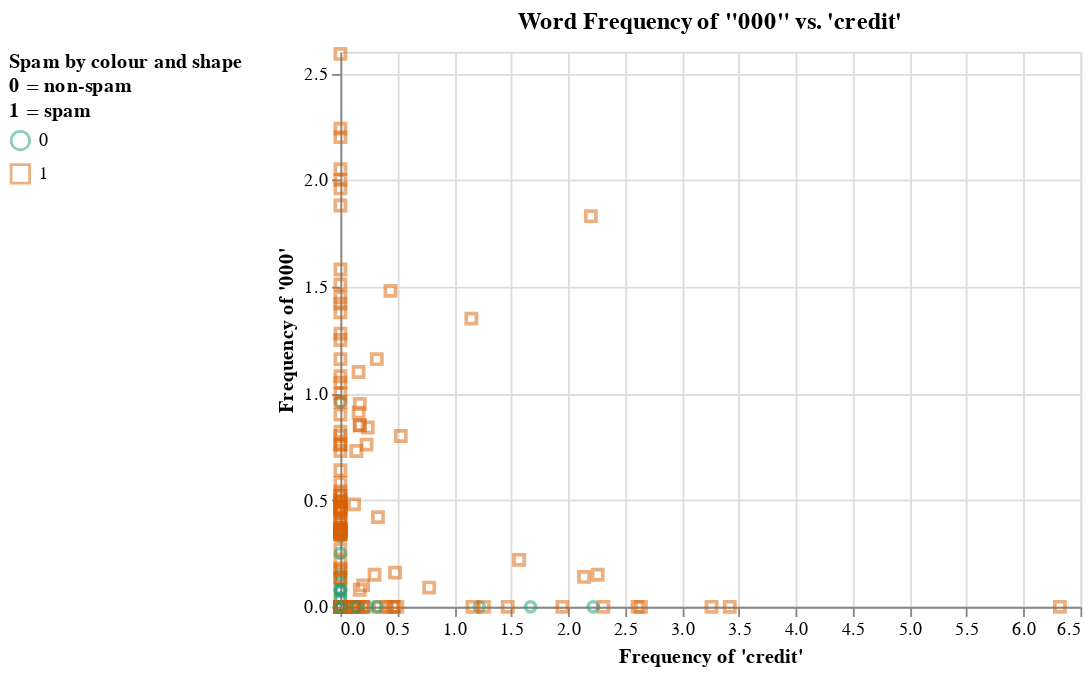

Here is the notebook cell this chart was saved with:
### Code cell
zeros_and_credit_scatter_plot = (
    alt.Chart(
        spam_train_predictors.sample(int(len(spam_train_predictors) / 5)), title="Word Frequency of \"000\" vs. \'credit\'"
    ).mark_point(opacity=0.5)
    .encode(
        x=alt.X(
            "word_freq_credit",
            title="Frequency of \'credit\'",
        ),
        y=alt.Y(
            "word_freq_000",
            title="Frequency of \'000\'",
        ),
        color=alt.Color("is_spam:N", legend=alt.Legend(title=["Spam by colour and shape", "0 = non-spam", "1 = spam"], orient="left"), scale=alt.Scale(scheme='dark2')),
        shape="is_spam:N"
    )
)

zeros_and_credit_scatter_plot

### Figure 1 — Vega-Lite specification as saved in the notebook (floating-point values rounded to 4 significant figures; data arrays with more than 128 entries replaced by an {"elided": "..."} marker saying what was removed)
{"config": {"view": {"continuousWidth": 400, "continuousHeight": 300}}, "data": {"name": "data-7d66deddae1f1cf66c77462a5993cd51"}, "mark": {"type": "point", "opacity": 0.5}, "encoding": {"color": {"field": "is_spam", "legend": {"orient": "left", "title": ["Spam by colour and shape", "0 = non-spam", "1 = spam"]}, "scale": {"scheme": "dark2"}, "type": "nominal"}, "shape": {"field": "is_spam", "type": "nominal"}, "x": {"field": "word_freq_credit", "title": "Frequency of 'credit'", "type": "quantitative"}, "y": {"field": "word_freq_000", "title": "Frequency of '000'", "type": "quantitative"}}, "title": "Word Frequency of \"000\" vs. 'credit'", "$schema": "https://vega.github.io/schema/vega-lite/v4.17.0.json", "datasets": {"data-7d66deddae1f1cf66c77462a5993cd51": {"elided": "690 records"}}}
